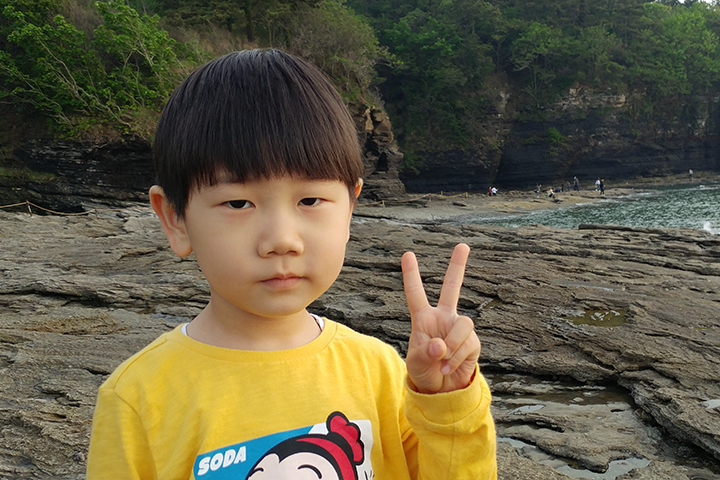
#> input picture midterm/src/ref.png, 720 x 480 px
$ python backproj.py
#> lines starting #> are read from the running program, lines starting #| are printed output that depends on the picture; after the words box and inside, x2 and y2 are one past the last pixel; in counts of white or black regions, pixels touching at a corner belong together
import numpy as np
import cv2

# - - - 1. 기준 영상(ref_ycrcb)에서, 마스크 이미지(기 정의) 영역에 대해, CrCb 2차원 히스토그램(자주 사용되는 색상 정보가 담기게 됨)을 계산하여 hist에 저장함. - - -

ref = cv2.imread('src/ref.png', cv2.IMREAD_COLOR)
#> ref is the input picture: shape (480, 720, 3); mean B, G, R 67.8, 93.2, 100.5

mask = cv2.imread('src/mask.bmp', cv2.IMREAD_GRAYSCALE) # 기 정의된 마스크 영상. 피부색 영역에 대한 히스토그램을 기존 영상에서 추출한 것.
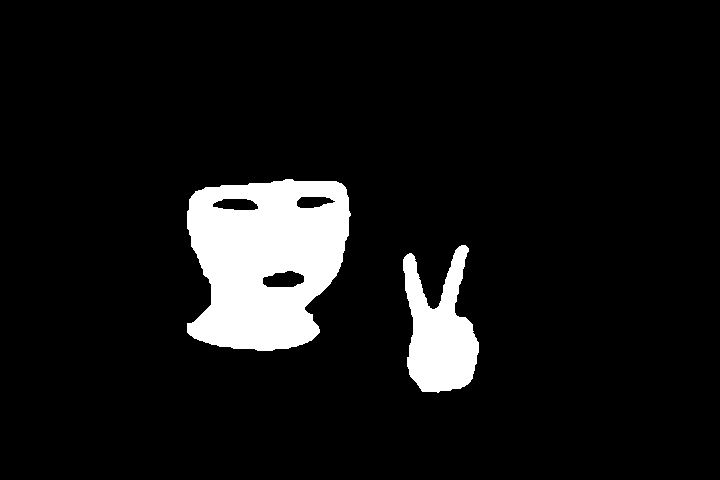
#> input picture midterm/src/mask.bmp, 720 x 480 px
#> mask: shape (480, 720); 8.1% white; 2 white regions, box (x1, y1, x2, y2) and area: (187, 179, 351, 351) 21231, (403, 245, 479, 393) 6784

ref_ycrcb = cv2.cvtColor(ref, cv2.COLOR_BGR2YCrCb)
#> ref_ycrcb: shape (480, 720, 3); mean of channels 0, 1, 2 92.5, 133.7, 114

channels = [1, 2] # YCrCb 공간의 1, 2 = 색상 채널 두 개를 사용함을 의미

# 0 ~ 255 범위 중 절반만 사용하겠다는 의미.
cr_bins = 128
cb_bins = 128

histSize = [cr_bins, cb_bins]

cr_range = [0, 256]
cb_range = [0, 256]

ranges = cr_range + cb_range

hist = cv2.calcHist([ref_ycrcb], channels, mask, histSize, ranges) # 기준 영상에서 마스크 영역에서만(흰색 영역) CrCb 2차원 히스토그램을 계산함.
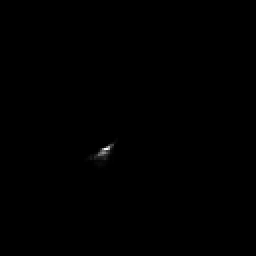
#> hist: shape (128, 128) float32 (shown 2 times larger); min 0, max 1836, mean 1.7; drawn with min black and max white

# - - - - - - - - - - - - - - - -
# Apply histogram backprojection to an input image!

src = cv2.imread('src/kids.png', cv2.IMREAD_COLOR)
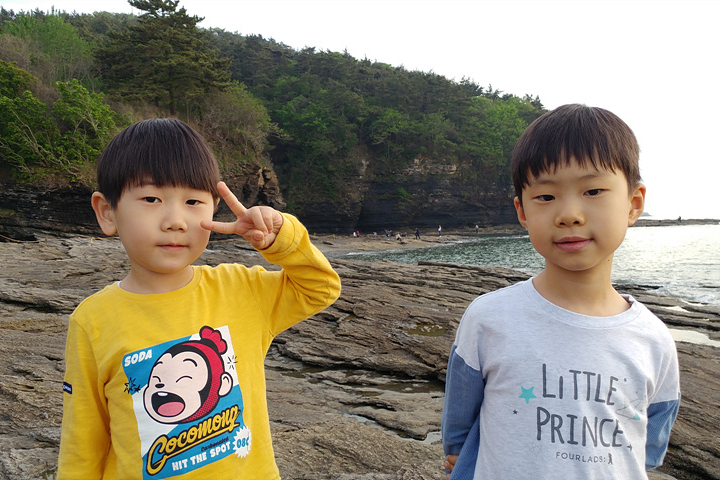
#> input picture midterm/src/kids.png, 720 x 480 px
#> src is the input picture: shape (480, 720, 3); mean B, G, R 116.2, 133.8, 140.6
src_ycrcb = cv2.cvtColor(src, cv2.COLOR_BGR2YCrCb)
#> src_ycrcb: shape (480, 720, 3); mean of channels 0, 1, 2 133.8, 132.9, 118.1

backproj = cv2.calcBackProject([src_ycrcb], channels, hist, ranges, 1) # calcBackProject : 히스토그램 역투영. 입력 영상으로부터 찾고자 하는 객체의 "컬러 히스토그램"을 미리 구해 둔 hist 변수를 이용하여, 히스토그램 역투영을 수행함. 주어진 입력 영상인 src_ycrcb 영상에서 hist에 부합하는 영역을 찾아낸다.
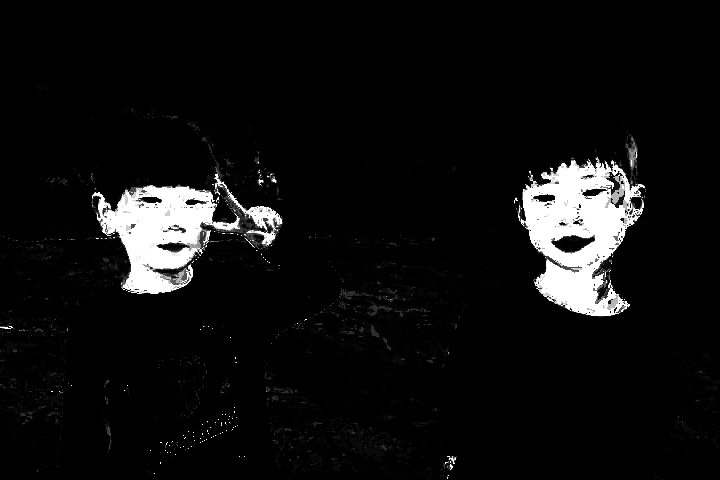
#> backproj: shape (480, 720); min 0, max 255, mean 15.8

cv2.imshow('ref', ref)
cv2.imshow('src', src)
cv2.imshow('mask', mask)
cv2.imshow('hist', hist)
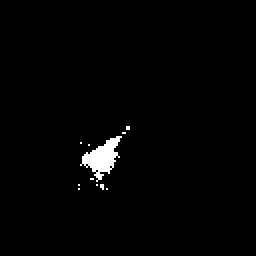
#> window 'hist': shape (128, 128) (shown 2 times larger); 1.4% white; 11 white regions (10 under 20 px), largest, box (x1, y1, x2, y2) and area: (40, 68, 61, 91) 215
cv2.imshow('backproj', backproj)
cv2.waitKey()
cv2.destroyAllWindows()
